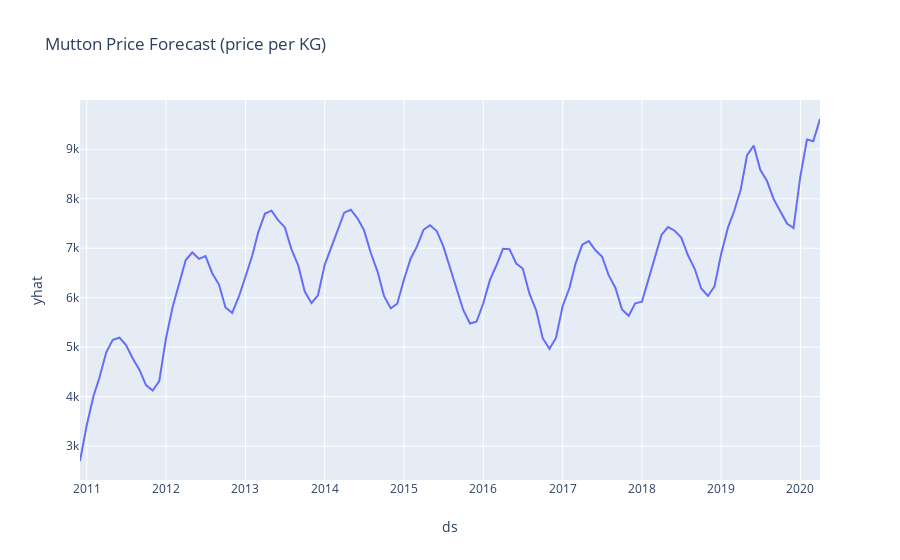

Notebook cell for this chart:
### Code cell
px.line(m_forecast, x='ds', y='yhat', title='Mutton Price Forecast (price per KG)')
